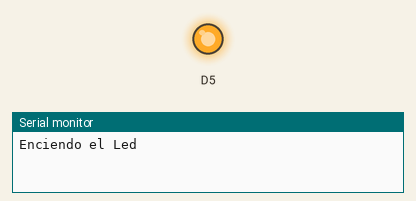
A sketch run on a simulated ESP8266 (NodeMCU). Parts: output pins drawn as LEDs (lit = HIGH), the last lines printed to the serial monitor.

Above: at 1.0 s.
At 3.0 s:
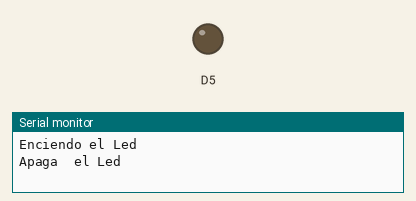
Timing chart, 0 to 5.2 s (numbered marks = the images above):
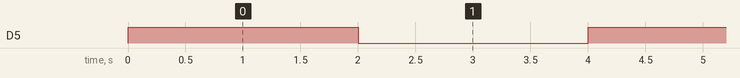

The sketch:

parpadearLed.ino
```cpp
void setup() {
  // Este método se ejecuta una sola vez (Se ejecuta el primero de todos)

  // La siguiente línea indica que la placa se comunicará a una velocidad de 9600 bits por segundo*
  Serial.begin(9600);
  // La siguiente línea indica que el pin D5 será de salida (devolverá 0v cuando la señal sea baja y 3.3V cuando la señal sea alta)
  pinMode(D5,OUTPUT);
}

void loop() {
  // Este método se ejecutará en bucle de manera infinita

  // La siguiente línea enviar un mensaje desde la placa al ordenador
  Serial.println("Enciendo el Led");
  // Indica que se devuelva el nivel alto (3.3v) por el pin D5
  digitalWrite(D5,HIGH);
  // La siguiente línea indica cuantos milisegundos esperará o dormirá la placa (1000 milisegundos = 1 segundo)
  delay(2000);

  // La siguiente línea enviar un mensaje desde la placa al ordenador
  Serial.println("Apaga  el Led");
  // Indica que se devuelva el nivel bajo (0v) por el pin D5
  digitalWrite(D5,LOW);
  // La siguiente línea indica cuantos milisegundos esperará o dormirá la placa (1000 milisegundos = 1 segundo)
  delay(2000);

}


/* * En Internet en algunos tutoriales sobre Arduino y otras placas puede encontrase el término "bits por segundos"
 *  intercambiado por baudios. En este caso concreto son equivalente dado que en cada estado de la señal se envia
 *  un único bit pero no tiene porque ser así en todos los casos por lo tanto "bits por segundos" y baudios no
 *  siempre son equivalentes.
 */
```

Measured:
- by itself, D5: alternates HIGH for 2.0 s and LOW for 2.0 s
